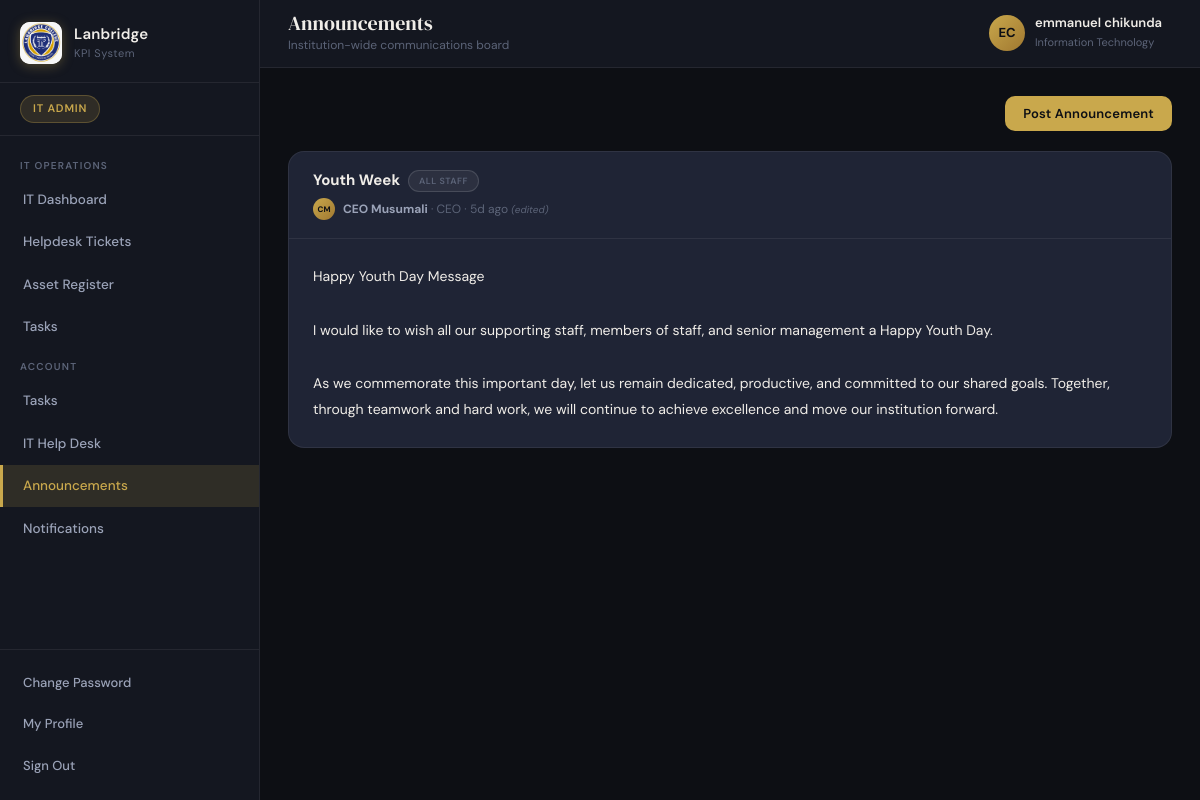
Screenshot of /portals/announcements.php (signed in) with the database file from the repository.
### tables this page shows
CREATE TABLE `announcements` (
  `id` int(11) NOT NULL,
  `posted_by` int(11) NOT NULL,
  `title` varchar(255) NOT NULL,
  `body` text NOT NULL,
  `audience` enum('all','department') DEFAULT 'all',
  `is_active` tinyint(1) DEFAULT 1,
  `is_pinned` tinyint(1) DEFAULT 0,
  `created_at` timestamp NOT NULL DEFAULT current_timestamp(),
  `updated_at` timestamp NOT NULL DEFAULT current_timestamp() ON UPDATE current_timestamp(),
  `priority` varchar(20) DEFAULT 'normal',
  `category` varchar(40) DEFAULT 'general',
  `reactions` text DEFAULT NULL
);

CREATE TABLE `users` (
  `id` int(11) NOT NULL,
  `employee_id` varchar(30) NOT NULL,
  `first_name` varchar(80) NOT NULL,
  `last_name` varchar(80) NOT NULL,
  `email` varchar(180) NOT NULL,
  `password_hash` varchar(255) NOT NULL,
  `role_id` int(11) NOT NULL,
  `department_id` int(11) DEFAULT NULL,
  `supervisor_id` int(11) DEFAULT NULL,
  `phone` varchar(30) DEFAULT NULL,
  `position` varchar(100) DEFAULT NULL,
  `join_date` date DEFAULT NULL,
  `profile_photo` varchar(255) DEFAULT NULL,
  `is_active` tinyint(1) DEFAULT 1,
  `last_login` timestamp NULL DEFAULT NULL,
  `password_changed_at` timestamp NULL DEFAULT NULL,
  `password_reset_token` varchar(255) DEFAULT NULL,
  `password_reset_expires` datetime DEFAULT NULL,
  `login_attempts` int(11) DEFAULT 0,
  `last_login_attempt` datetime DEFAULT NULL,
  `locked_until` datetime DEFAULT NULL,
  `force_password_change` tinyint(1) DEFAULT 1,
  `created_at` timestamp NOT NULL DEFAULT current_timestamp(),
  `updated_at` timestamp NOT NULL DEFAULT current_timestamp() ON UPDATE current_timestamp(),
  `dept_code` varchar(20) DEFAULT NULL,
  `avatar` varchar(255) DEFAULT NULL,
  `push_token` varchar(64) DEFAULT NULL
);

CREATE TABLE `roles` (
  `id` int(11) NOT NULL,
  `name` varchar(100) NOT NULL,
  `slug` varchar(50) NOT NULL,
  `level` int(11) NOT NULL COMMENT '1=CEO, 2=VP, 3=DeptHead, 4=Staff',
  `description` text DEFAULT NULL
);

### includes/auth.php (called while the page is built, shortened)
<?php
function getDB(): PDO {
    static $pdo = null;
    if ($pdo === null) {
        try {
            $dsn = 'mysql:host=' . DB_HOST . ';dbname=' . DB_NAME . ';charset=' . DB_CHARSET;
            $pdo = new PDO($dsn, DB_USER, DB_PASS, [
                PDO::ATTR_ERRMODE            => PDO::ERRMODE_EXCEPTION,
                PDO::ATTR_DEFAULT_FETCH_MODE => PDO::FETCH_ASSOC,
                PDO::ATTR_EMULATE_PREPARES   => false,
            ]);
        } catch (PDOException $e) {
            die('<div style="font-family:sans-serif;padding:40px;background:#0d0f14;color:#e8556a;text-align:center;">
                <h2>Database Connection Failed</h2>
                <p>Please check your database credentials in <code>includes/config.php</code></p>
                <p style="color:#5c6478;font-size:12px;">' . (IS_LOCAL ? htmlspecialchars($e->getMessage()) : 'Contact your system administrator.') . '</p>
            </div>');
        }
    }
    return $pdo;
}
function sanitize(string $input): string {
    return htmlspecialchars(trim($input), ENT_QUOTES, 'UTF-8');
}
function currentUser(): array {
    if (!empty($_SESSION['user_cache'])) {
        if (!array_key_exists('dept_code', $_SESSION['user_cache'])) {
            unset($_SESSION['user_cache']);
        } else {
            return $_SESSION['user_cache'];
        }
    }
    $db  = getDB();
    $sql = "SELECT u.*, r.name AS role_name, r.slug AS role_slug, r.level AS role_level,
                   d.name AS dept_name, d.code AS dept_code
            FROM users u
            JOIN roles r ON u.role_id = r.id
            LEFT JOIN departments d ON u.department_id = d.id
            WHERE u.id = ? AND u.is_active = 1";
    $stmt = $db->prepare($sql);
    $stmt->execute([$_SESSION['user_id']]);
    $user = $stmt->fetch();
    return $user;
}
function getInitials(string $firstName, string $lastName): string {
    return strtoupper(substr($firstName, 0, 1) . substr($lastName, 0, 1));
}
function timeAgo(string $datetime): string {
    $diff = time() - strtotime($datetime);
    if ($diff < 604800) return floor($diff / 86400) . 'd ago';
    return date('M d', strtotime($datetime));
}

### portals/announcements.php (the view, shortened to what this page needs)
<?php
require_once __DIR__ . '/../includes/auth.php';
$user     = currentUser();
$uid      = (int)$user['id'];
$level    = (int)$user['role_level'];
$canPost  = $level <= 3;
require_once __DIR__ . '/../includes/header.php';
$announcements = $db->query(
    "SELECT a.*, u.first_name, u.last_name, u.avatar, r.name AS role_name,
            GROUP_CONCAT(d.name ORDER BY d.name SEPARATOR ', ') AS dept_names
     FROM announcements a
     JOIN users u ON a.posted_by=u.id
     JOIN roles r ON u.role_id=r.id
     LEFT JOIN announcement_departments ad ON a.id=ad.announcement_id
     LEFT JOIN departments d ON ad.department_id=d.id
     WHERE a.is_active=1
       AND (a.audience='all' OR a.posted_by=$uid OR $level<=2
            OR (a.audience='departments' AND ad.department_id=$deptId))
     GROUP BY a.id
     ORDER BY a.is_pinned DESC, a.created_at DESC LIMIT 60"
)->fetchAll();
?>
<?php if ($canPost): ?>
<div style="display:flex;justify-content:flex-end;margin-bottom:20px;">
  <button class="btn btn-primary" onclick="openModal('postAnnModal')"><?= icon('plus',14) ?> Post Announcement</button>
</div>
<?php endif; ?>
<?php if (empty($announcements)): ?>
<div class="card">
  <div class="card-body">
    <div class="empty-state" style="padding:60px;">
      <?= icon('volume-2',48) ?>
      <h3>No announcements yet</h3>
      <p style="color:var(--text-muted);">Posts from management will appear here.</p>
      <?php if ($canPost): ?>
      <button class="btn btn-primary" style="margin-top:16px;" onclick="openModal('postAnnModal')"><?= icon('plus',14) ?> Post First Announcement</button>
      <?php endif; ?>
    </div>
  </div>
</div>
<?php else: ?>
<?php foreach ($announcements as $ann):
  $isPinned= (bool)$ann['is_pinned'];
?>
<div class="card mb-24" id="ann-<?= $ann['id'] ?>" style="<?= $isPinned?'border-left:4px solid var(--gold);background:rgba(201,168,76,0.02);':'' ?>">
  <div class="card-header" style="flex-wrap:wrap;gap:10px;">
    <div style="flex:1;min-width:0;">
      <div style="display:flex;align-items:center;gap:8px;flex-wrap:wrap;margin-bottom:6px;">
        <h3 style="font-size:15px;font-weight:700;color:var(--text-primary);margin:0;line-height:1.3;"><?= sanitize($ann['title']) ?></h3>
        <?php if ($ann['audience']==='departments'): ?>
        <span class="badge badge-info" style="font-size:9px;"><?= icon('layers',10) ?> <?= sanitize($ann['dept_names']??'Specific depts') ?></span>
        <?php else: ?>
        <span class="badge badge-muted" style="font-size:9px;"><?= icon('users',10) ?> All Staff</span>
        <?php endif; ?>
      </div>
      <div style="display:flex;align-items:center;gap:8px;">
        <?php if (!empty($ann['avatar'])): ?>
        <img src="<?= sanitize(SITE_URL.'/'.ltrim($ann['avatar'],'/')) ?>" style="width:22px;height:22px;border-radius:50%;object-fit:cover;" alt="">
        <?php else: ?>
        <div class="avatar avatar-sm" style="width:22px;height:22px;font-size:8px;flex-shrink:0;"><?= getInitials($ann['first_name'],$ann['last_name']) ?></div>
        <?php endif; ?>
        <span style="font-size:12px;color:var(--text-muted);">
          <strong style="color:var(--text-secondary);"><?= sanitize($ann['first_name'].' '.$ann['last_name']) ?></strong>
          · <?= sanitize($ann['role_name']) ?> · <?= timeAgo($ann['created_at']) ?>
          <?php if ($ann['updated_at']): ?><em style="font-size:10px;"> (edited)</em><?php endif; ?>
        </span>
      </div>
    </div>
  </div>
  <div class="card-body">
    <div style="font-size:14px;line-height:1.9;color:var(--text-primary);white-space:pre-wrap;"><?= sanitize($ann['body']) ?></div>
  </div>
</div>
<?php endforeach; ?>
<?php endif; ?>
<?php require_once __DIR__ . '/../includes/footer.php'; ?>

### assets/css/main.css (style rules this page uses)
:root { --bg-base: #0d0f14; --bg-surface: #141720; --bg-elevated: #1a1e2b; --bg-card: #1f2435; --bg-hover: #252a3a; --gold: #c9a84c; --gold-light: #e0bb6a; --gold-dim: rgba(201, 168, 76, 0.15); --gold-border: rgba(201, 168, 76, 0.3); --text-primary: #f0ede8; --text-secondary: #9ba3b8; --text-muted: #5c6478; --border: rgba(255,255,255,0.07); --border-strong: rgba(255,255,255,0.13); --success: #2dd4a0; --success-dim: rgba(45, 212, 160, 0.12); --success-border: rgba(45, 212, 160, 0.3); --warning: #f5a623; --warning-dim: rgba(245, 166, 35, 0.12); --warning-border: rgba(245, 166, 35, 0.3); --danger: #e8556a; --danger-dim: rgba(232, 85, 106, 0.12); --danger-border: rgba(232, 85, 106, 0.3); --info: #5b9cf6; --info-dim: rgba(91, 156, 246, 0.12); --info-border: rgba(91, 156, 246, 0.3); --font-display: 'DM Serif Display', Georgia, serif; --font-body: 'DM Sans', system-ui, sans-serif; --sidebar-width: 260px; --topbar-height: 68px; --radius: 10px; --radius-lg: 16px; --radius-sm: 6px; --shadow: 0 4px 24px rgba(0,0,0,0.35); --shadow-sm: 0 2px 8px rgba(0,0,0,0.2); --transition: 0.2s ease; }
*, *::before, *::after { box-sizing: border-box; margin: 0; padding: 0; }
html { font-size: 15px; scroll-behavior: smooth; }
body { font-family: var(--font-body); background: var(--bg-base); color: var(--text-primary); line-height: 1.6; -webkit-font-smoothing: antialiased; }
button, input, select, textarea { font-family: inherit; }
.card { background: var(--bg-card); border: 1px solid var(--border); border-radius: var(--radius-lg); transition: border-color var(--transition); }
.card-header { padding: 18px 24px; border-bottom: 1px solid var(--border); display: flex; align-items: center; justify-content: space-between; gap: 12px; }
.card-body { padding: 24px; }
.mb-24 { margin-bottom: 24px; }
.badge { display: inline-flex; align-items: center; padding: 3px 10px; border-radius: 20px; font-size: 11px; font-weight: 600; text-transform: uppercase; letter-spacing: 0.5px; white-space: nowrap; }
.badge-muted { background: rgba(255,255,255,0.06); color: var(--text-muted); border: 1px solid var(--border-strong); }
.btn { display: inline-flex; align-items: center; justify-content: center; gap: 7px; padding: 9px 18px; border-radius: var(--radius); font-size: 13px; font-weight: 600; cursor: pointer; border: none; transition: all var(--transition); white-space: nowrap; text-decoration: none; letter-spacing: 0.2px; }
.btn-primary { background: var(--gold); color: #0d0f14; }
.avatar { width: 34px; height: 34px; background: linear-gradient(135deg, var(--gold), #a07830); border-radius: 50%; display: inline-flex; align-items: center; justify-content: center; font-size: 12px; font-weight: 700; color: #0d0f14; flex-shrink: 0; overflow: hidden; }
.avatar-sm { width: 28px; height: 28px; font-size: 11px; overflow: hidden; }

### rows the page displays
announcements: title "Youth Week", posted_by.last_name "CM", posted_by.last_name "CEO Musumali", roles.name "CEO", created_at "5d ago", shows "(edited)", body "Happy Youth Day Message I would like to wish all our supporting staff, members of staff, and senior management a Happy Youth Day. As we commemorate this important day, let us remain dedicated, productive, and committed to our shared goals. Together, through teamwork and hard work, we will continue to achieve excellence and move our institution forward."

### other values shown
$user['role_name'] "IT ADMIN"
$label "IT Dashboard Helpdesk Tickets Asset Register Tasks Tasks IT Help Desk Announcements Notifications Change Password My Profile"
$pageTitle "Announcements"
$pageSubtitle "Institution-wide communications board"
$initials "EC"
$user['first_name'] . ' ' . $user['last_name'] "emmanuel chikunda"
$user['dept_name'] "Information Technology"
